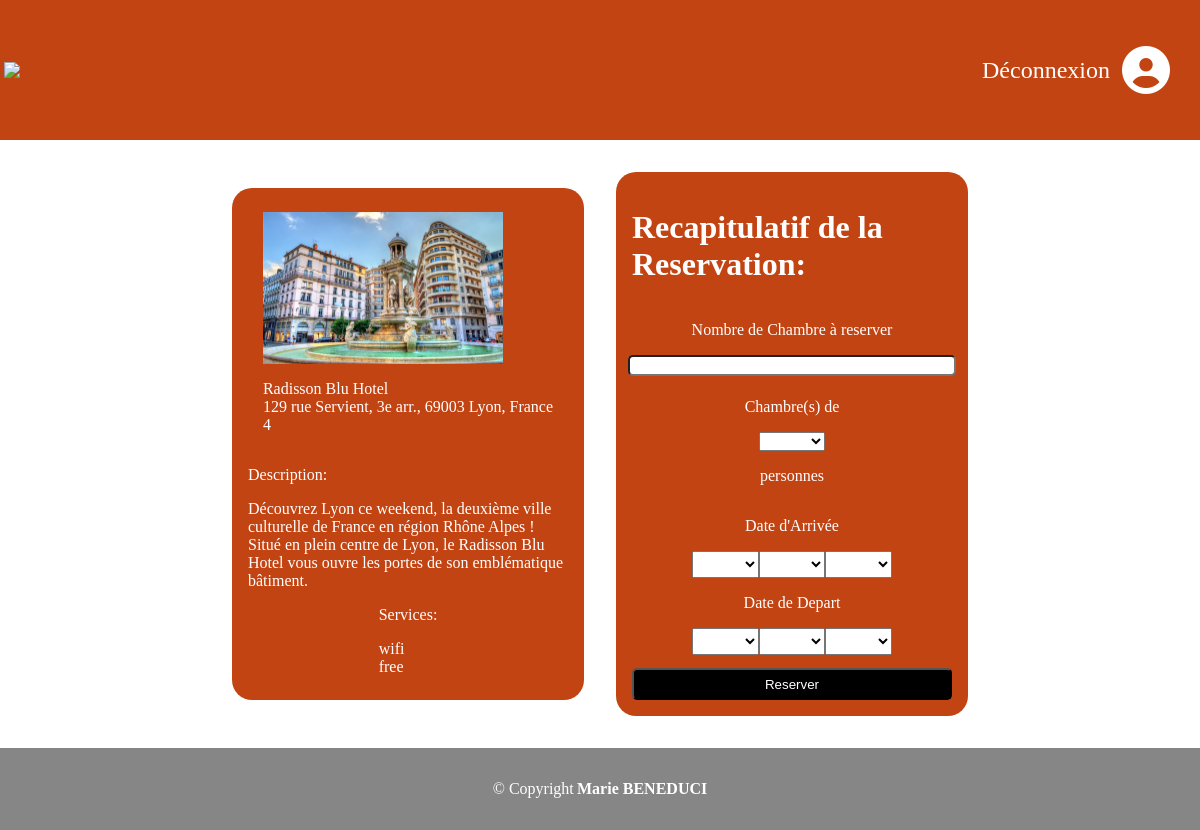
Screenshot of /views/detailsHotelVIP.php?test=28 with the database file from the repository.
### tables this page shows
CREATE TABLE `hotel_partenaire` (
  `id` int(11) NOT NULL,
  `nom` varchar(50) NOT NULL,
  `localisation` varchar(50) NOT NULL,
  `description` varchar(200) NOT NULL,
  `nb_etoiles` int(11) NOT NULL,
  `image` text NOT NULL,
  `id_gerant` int(11) NOT NULL
);

CREATE TABLE `services` (
  `id` int(20) NOT NULL,
  `nom_service` varchar(100) NOT NULL,
  `description` text NOT NULL,
  `id_hotel` int(20) NOT NULL
);

### views/detailsHotelVIP.php (the view, shortened to what this page needs)
<!DOCTYPE html>
<html lang="en">
<head>
    <link rel="stylesheet" href="../assets/css/vip.css">
    <link rel="stylesheet" href="../assets/css/page.css">
</head>
<body>
    <?php
        $page="Reservation";
        include 'header.php';
    ?>
    <main id="affichage_recherche_reservation">
                <?php
                    $bdd = connectDb();
                    $idHotel=$_GET['test'];
                    $q = $bdd->prepare('SELECT * FROM hotel_partenaire where id=?');
                    $q-> execute(array($idHotel));
                    echo "<div id='hotel_details_reservation'>";
                     foreach($q as $data){
                         $id=$data['id'];
                         $q2 = $bdd->prepare('SELECT * FROM hotel_partenaire where id=?');
                         $q2->execute(array($id));
                         $data2 = $q2 -> fetch();
                         $id_hotel_choisi=$data2['id'];
                         echo '<div id="container">';
                         echo '<img id="image_hotel_detail" src="'.$data2['image'].'" /><p>';
                         echo $data2['nom'].'</br>';
                         echo $data2['localisation'].'</br>';
                         echo $data2['nb_etoiles'].'</p>';
                         echo "</div>";
                         echo '<div id="container"><p>Description:</p>';
                         echo $data2['description'].'</br>';
                         echo "</div>";
                         echo '<div id="container"><p>Services:</p>';
                         $q3 = $bdd->prepare('SELECT * FROM services where id_hotel=?');
                         $q3-> execute(array($id_hotel_choisi));
                         foreach($q3 as $data3){
                         echo $data3['nom_service'].'</br>';
                         echo $data3['description'].'</br>';
                         echo "</div>";
                         }
                     }
                     echo "</div>";
                    ?>
        <div id="container_reservation_vip">
            <form id="reserver_hotel_vip" class="form_recup_reservation" action="../controllers/reservationVIPTraitement.php" >
                <h1>Recapitulatif de la Reservation:</h1>
                <p>Nombre de Chambre à reserver</p>
                <input type="number" name="nbreChambre" readonly="readonly" value="<?php echo $_GET['nbreChambre'] ?>" required>
                <p>Chambre(s) de </p>
                <select name="nbPersonnes" readonly="readonly" required>
                            <option value="<?php echo $_GET['nbPersonnes'] ?>"><?php echo $_GET['nbPersonnes'] ?></option>
                </select>
                <p> personnes</p>
                <p>Date d'Arrivée</p>
                <div class="date">
                <select name="jourA" readonly="readonly" required>
                        <option value="<?php echo $_GET['jourA'] ?>"><?php echo $_GET['jourA'] ?></option>
                </select>
                <select name="moisA" readonly="readonly" required>
                    <option value="<?php echo $_GET['moisA'] ?>"><?php echo $_GET['moisA'] ?></option>
                </select>
                <select name="anneeA" readonly="readonly" required>
                    <option value="<?php echo $_GET['anneeA'] ?>"><?php echo $_GET['anneeA'] ?></option>
                </select>
                    </div>
            <p>Date de Depart</p>
            <div class="date">
            <select name="jourD"  readonly="readonly" required>
                <option value="<?php echo $_GET['jourD'] ?>"><?php echo $_GET['jourD'] ?></option>
            </select>
                <select name="moisD" readonly="readonly" required>
                    <option value="<?php echo $_GET['moisD'] ?>"><?php echo $_GET['moisD'] ?></option>
                </select>
                <select name="anneeD" readonly="readonly" required>
                    <option value="<?php echo $_GET['anneeD'] ?>"><?php echo $_GET['anneeD'] ?></option>
                </select>
                </div>
                <button type="submit" class="btn">Reserver</button>
            </form>
        </div>
            </main>
    <?php
        include 'footer.php';
    ?>
</body>
</html>

### views/header.php (shortened to what this page needs)
<header>
        <div  id='container_header'>
            <?php
                if($page=="index"){
                    echo "
                        <div>
                            <img src='assets/img/logo.png'>
                        </div>
                    ";
                }
                else if($page=="register"){
                    echo "
                        <div>
                            <img src='../assets/img/logo.png'>
                        </div>
                    ";
                }
                else{
                    echo "
                    <div>
                        <a href='./home.php'>
                        <img src='../assets/img/logo.png'>
                        </a>
                    </div>
                    <div class='deconnexion'>
                            <a href='../controllers/logout.php'>
                            <p>Déconnexion</p>
                            </a>
                            <a href=''>
                            <p><i class='fas fa-user-circle fa-2x'></i></p>
                            </a>
                    </div>
                    ";
                }
            ?>
        </div>
</header>

### views/footer.php
<footer>
        <p> &copy; Copyright <strong><span> Marie BENEDUCI</span></strong></p>
</footer>

### assets/css/vip.css (style rules this page uses)
#container p { font-size: 16px; }
select { width: 5em; height: 2em; }
#container_reservation_vip { display: flex; justify-content: center; }
#reserver_hotel_vip { background-color: #C34413; color: white; display: flex; flex-direction: column; justify-content: center; align-items: center; border-radius: 20px; padding: 1em; width: 20em; margin: 1em; }
#reserver_hotel_vip input { border-radius: 5px; margin-bottom:0.5em; width: 24em; }
#reserver_hotel_vip button { width: 24em; background-color: black; border-radius: 5px; padding: 0.5em; text-decoration: none; color: white; margin-top: 1em; }
.date { display: flex; }
#hotel_details_reservation { background-color: #C34413; color: white; display: flex; flex-direction: column; justify-content: center; align-items: center; border-radius: 20px; padding: 1em; width: 20em; margin: 1em; }
#affichage_recherche_reservation { display: flex; justify-content: center; align-items: center; }
#hotel_details_reservation { height: 30em; }
.form_recup_reservation { height: 32em; }
#image_hotel_detail { width: 15em; }

### assets/css/page.css (style rules this page uses)
body { margin: 0; min-height:100vh; display:flex; flex-direction:column; }
main { flex-grow:1; }
header { display: flex; justify-content: space-between; align-items: center; background-color: #C34413; color: white; font-size: 1em; width: 100%; margin-bottom: 1em; padding-top: 1em; padding-bottom: 1em; }
#container_header { display: flex; justify-content: space-between; width: 98%; }
header img { width: 70%; padding: 0.25em; transition: 0.5s; }
header div { display: flex; align-items: center; }
a { display: flex; text-decoration: none; color: white; align-items: center; justify-content: center; }
a p { font-size: 1.5em; padding: 0.25em; }
footer { background-color: rgba(0, 0, 0, 0.473); color: white; font-size: 1em; padding-top: 1em; padding-bottom: 1em; display: flex; justify-content: center; align-items: center; width: 100%; margin-top: 1em; }
footer p { display: flex; flex-direction: row; justify-content: center; }
span { padding-left: 0.2em; }
#container { display: flex; flex-direction: column; }

### rows the page displays
hotel_partenaire: image (picture), nom "Radisson Blu Hotel", localisation "129 rue Servient, 3e arr., 69003 Lyon, France", nb_etoiles "4", description "Découvrez Lyon ce weekend, la deuxième ville culturelle de France en région Rhône Alpes ! Situé en plein centre de Lyon, le Radisson Blu Hotel vous ouvre les portes de son emblématique bâtiment."
services: nom_service "wifi", description "free"
